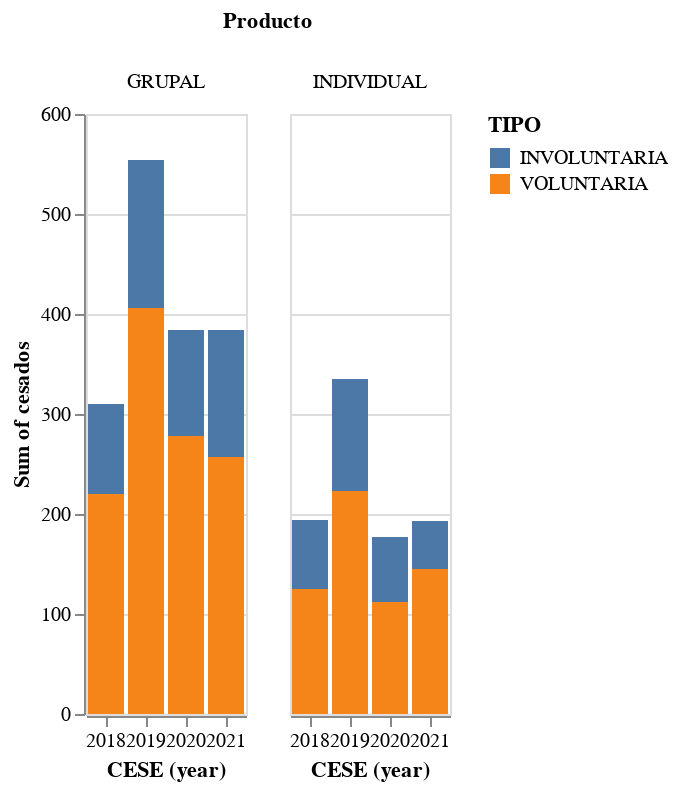

The cell this chart's notebook holds for it:
### Markdown cell above
* Analizando solo Asesor Negocios de Individual y Grupal
* Empiezo analizar los tipos de Cese VOLUNTARIOS O INVOLUNTARIOS en general de todos los ano
    * Siempre hay mas ceses voluntarios en ambos productos
    * Los ceses involuntarios pueden deberse a un mal reclutamiento o definicion del perfil, mala capacitacion por mal desempeno o faltas cometidas (seria otro proyecto a parte)
    * Los ceses voluntarios pueden ser por mejor oferta u otro tipo que no tenga que ver con su desempeno necesariamente (es el proyecto en el que nos vamos a enfocar)

### Code cell
ceses_tipo = ceses[ceses['CARGO'].isin(
    ['ASESOR NEGOCIOS CREDITO GRUPAL',
    'ASESOR NEGOCIOS CREDITO INDIVIDUAL'])].groupby(
    by=['CESE','TIPO', 'Producto'],
    as_index = False
    ).agg(
        cesados = ('CODIGO', 'count')
    )

alt.Chart(ceses_tipo).mark_bar().encode(
    x = 'year(CESE):N',
    y = 'sum(cesados)',
    color = 'TIPO',
    column = 'Producto'
)

### Figure 1 — Vega-Lite specification as saved in the notebook (floating-point values rounded to 4 significant figures; data arrays with more than 128 entries replaced by an {"elided": "..."} marker saying what was removed)
{"config": {"view": {"continuousWidth": 400, "continuousHeight": 300}}, "data": {"name": "data-fec536d097f1e90e521b7ff056f946ea"}, "mark": "bar", "encoding": {"color": {"type": "nominal", "field": "TIPO"}, "column": {"type": "nominal", "field": "Producto"}, "x": {"type": "nominal", "field": "CESE", "timeUnit": "year"}, "y": {"type": "quantitative", "aggregate": "sum", "field": "cesados"}}, "$schema": "https://vega.github.io/schema/vega-lite/v4.8.1.json", "datasets": {"data-fec536d097f1e90e521b7ff056f946ea": {"elided": "189 records"}}}
